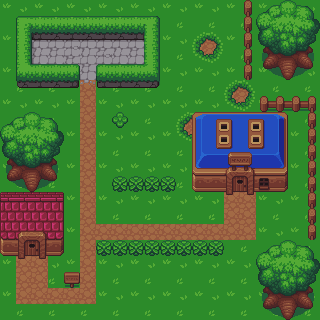

A 2D game scene composited from a Tiled map and its tileset images. What follows is a short description and the map's XML, with every tile layer's data as written:
An orthogonal 20x20 tile map with 16x16 px tiles, 4 tile layers (BG_layer, sBG_layer, O_layer, Start_layer) and 1 object (player).

<map version="1.5" tiledversion="1.7.2" orientation="orthogonal" renderorder="right-up" width="20" height="20" tilewidth="16" tileheight="16" infinite="0" nextlayerid="6" nextobjectid="3">
 <editorsettings>
  <export format="json" />
 </editorsettings>
 <tileset firstgid="1" source="tiles.tsx" />
 <layer id="2" name="BG_layer" width="20" height="20">
  <data encoding="csv">
219,220,219,220,219,220,219,220,219,220,219,220,219,220,219,220,219,220,219,220,
244,245,244,245,244,245,244,245,244,245,244,245,244,245,244,245,244,245,244,245,
219,220,219,220,219,220,219,220,219,220,219,220,219,220,219,220,219,220,219,220,
244,245,244,245,244,245,244,245,244,245,244,245,244,245,244,245,244,245,244,245,
219,220,219,220,219,220,219,220,219,220,219,220,219,220,219,220,219,220,219,220,
244,245,244,245,244,245,244,245,244,245,244,245,244,245,244,245,244,245,244,245,
219,220,219,220,219,220,219,220,219,220,219,220,219,220,219,220,219,220,219,220,
244,245,244,245,244,245,244,245,244,245,244,245,244,245,244,245,244,245,244,245,
219,220,219,220,219,220,219,220,219,220,219,220,219,220,219,220,219,220,219,220,
244,245,244,245,244,245,244,245,244,245,244,245,244,245,244,245,244,245,244,245,
219,220,219,220,219,220,219,220,219,220,219,220,219,220,219,220,219,220,219,220,
244,245,244,245,244,245,244,245,244,245,244,245,244,245,244,245,244,245,244,245,
219,220,219,220,219,220,219,220,219,220,219,220,219,220,219,220,219,220,219,220,
244,245,244,245,244,245,244,245,244,245,244,245,244,245,244,245,244,245,244,245,
219,220,219,220,219,220,219,220,219,220,219,220,219,220,219,220,219,220,219,220,
244,245,244,245,244,245,244,245,244,245,244,245,244,245,244,245,244,245,244,245,
219,220,219,220,219,220,219,220,219,220,219,220,219,220,219,220,219,220,219,220,
244,245,244,245,244,245,244,245,244,245,244,245,244,245,244,245,244,245,244,245,
219,220,219,220,219,220,219,220,219,220,219,220,219,220,219,220,219,220,219,220,
244,245,244,245,244,245,244,245,244,245,244,245,244,245,244,245,244,245,244,245
</data>
 </layer>
 <layer id="3" name="sBG_layer" width="20" height="20">
  <data encoding="csv">
0,0,0,0,0,0,0,0,0,0,0,0,0,0,0,0,0,0,0,0,
0,0,0,0,0,0,0,0,0,0,0,0,0,0,0,0,0,0,0,0,
0,0,0,0,0,0,0,0,0,0,0,0,197,198,0,0,0,0,0,0,
0,0,0,0,0,0,0,0,0,0,0,0,222,223,0,0,0,0,0,0,
0,0,0,0,0,0,0,0,0,0,0,0,0,0,0,0,0,0,0,0,
0,0,0,0,0,248,0,0,0,0,0,0,0,0,197,198,0,0,0,0,
0,0,0,0,0,248,0,0,0,0,0,0,0,0,222,223,0,0,0,0,
0,0,0,0,0,248,0,0,0,0,0,197,198,0,0,0,0,0,0,0,
0,0,0,0,0,248,0,0,0,0,0,222,223,0,0,0,0,0,0,0,
0,0,0,0,0,248,0,0,0,0,0,0,0,0,0,0,0,0,0,0,
0,0,0,0,0,248,0,0,0,0,0,0,0,0,0,0,0,0,0,0,
0,0,0,0,0,248,0,0,0,0,0,0,0,0,0,0,0,0,0,0,
0,0,0,0,0,248,0,0,0,0,0,0,0,0,248,248,0,0,0,0,
0,0,0,0,0,248,0,0,0,0,0,0,0,0,248,248,0,0,0,0,
0,0,0,0,0,248,248,248,248,248,248,248,248,248,248,248,0,0,0,0,
0,0,0,0,0,248,0,0,0,0,0,0,0,0,0,0,0,0,0,0,
0,248,248,0,0,248,0,0,0,0,0,0,0,0,0,0,0,0,0,0,
0,248,248,0,0,248,0,0,0,0,0,0,0,0,0,0,0,0,0,0,
0,248,248,248,248,248,0,0,0,0,0,0,0,0,0,0,0,0,0,0,
0,0,0,0,0,0,0,0,0,0,0,0,0,0,0,0,0,0,0,0
</data>
 </layer>
 <layer id="4" name="O_layer" width="20" height="20">
  <data encoding="csv">
0,0,0,0,0,0,0,0,0,0,0,0,0,0,0,216,46,47,48,49,
0,177,178,179,180,181,182,183,184,185,0,0,0,0,0,216,71,72,73,74,
0,202,203,204,205,206,207,208,209,210,0,0,0,0,0,216,96,97,98,99,
0,227,228,229,230,231,232,233,234,235,0,0,0,0,0,216,121,122,123,124,
0,252,253,254,255,256,257,258,259,260,0,0,0,0,0,216,146,147,148,149,
0,277,278,279,280,281,282,283,284,285,0,0,0,0,0,0,0,0,0,0,
0,0,0,0,0,0,0,0,0,0,0,0,0,0,0,0,239,190,190,191,
46,47,48,49,0,0,0,0,0,0,0,0,27,28,29,30,31,32,0,216,
71,72,73,74,0,0,0,0,0,0,0,0,52,53,54,55,56,57,0,216,
96,97,98,99,0,0,0,0,0,0,0,0,77,78,79,80,81,82,0,216,
121,122,123,124,0,0,0,0,0,0,0,0,102,103,104,105,106,107,0,216,
146,147,148,149,0,0,0,303,303,303,303,0,127,128,129,130,131,132,0,216,
59,60,61,62,0,0,0,0,0,0,0,0,152,153,154,155,156,157,0,216,
84,85,86,87,0,0,0,0,0,0,0,0,0,0,0,0,0,0,0,216,
109,110,111,112,0,0,0,0,0,0,0,0,0,0,0,0,0,0,0,216,
134,135,136,137,0,0,303,303,303,303,303,303,303,303,0,0,46,47,48,49,
159,160,161,162,0,0,0,0,0,0,0,0,0,0,0,0,71,72,73,74,
0,0,0,0,288,0,0,0,0,0,0,0,0,0,0,0,96,97,98,99,
0,0,0,0,0,0,0,0,0,0,0,0,0,0,0,0,121,122,123,124,
0,0,0,0,0,0,0,0,0,0,0,0,0,0,0,0,146,147,148,149
</data>
 </layer>
 <layer id="1" name="Start_layer" width="20" height="20">
  <data encoding="csv">
0,0,0,0,0,0,0,0,2,186,186,186,186,186,8,0,0,0,0,0,
0,0,0,0,0,0,186,186,0,0,0,0,186,211,33,0,0,0,0,0,
0,0,0,0,211,211,211,211,211,236,236,186,0,0,58,0,0,0,0,0,
0,0,0,0,236,236,236,236,236,261,186,211,211,186,0,0,0,0,0,0,
0,0,0,0,186,261,261,261,261,286,186,186,186,186,108,0,0,0,0,0,
0,0,0,0,211,286,186,186,186,186,186,211,186,211,186,0,0,0,0,0,
0,0,0,0,236,6,211,211,211,211,211,186,186,186,186,0,0,0,0,0,
0,0,0,0,261,186,186,302,236,236,236,186,186,211,211,0,0,0,0,0,
0,0,0,0,286,211,211,261,261,186,186,186,211,236,186,186,186,0,0,0,
0,0,0,0,186,186,186,186,186,211,186,211,236,261,186,186,186,186,0,0,
286,0,286,211,211,211,211,211,211,236,211,236,261,286,211,211,186,186,0,0,
211,236,236,236,236,236,236,236,236,261,236,261,286,286,236,236,211,211,0,0,
236,261,261,261,261,261,261,261,261,286,261,286,286,286,261,261,236,236,0,0,
261,286,286,286,286,286,286,286,286,286,286,0,0,0,286,286,261,261,0,0,
286,286,286,286,286,286,286,0,0,0,0,0,0,0,0,286,286,286,0,0,
0,0,0,0,0,0,0,0,0,0,0,0,0,0,0,0,0,0,0,0,
0,0,0,0,0,0,0,0,0,0,0,0,0,0,0,0,0,0,0,0,
0,0,0,0,0,0,0,0,0,0,0,0,0,0,0,0,0,0,0,0,
0,0,0,0,0,0,0,0,0,0,0,0,0,0,0,0,0,0,0,0,
0,0,0,0,0,0,0,0,0,0,0,0,0,0,0,0,0,0,0,0
</data>
 </layer>
 <objectgroup id="5" name="Objects">
  <object id="1" name="player" x="100" y="213.035">
   <point />
  </object>
 </objectgroup>
</map>
